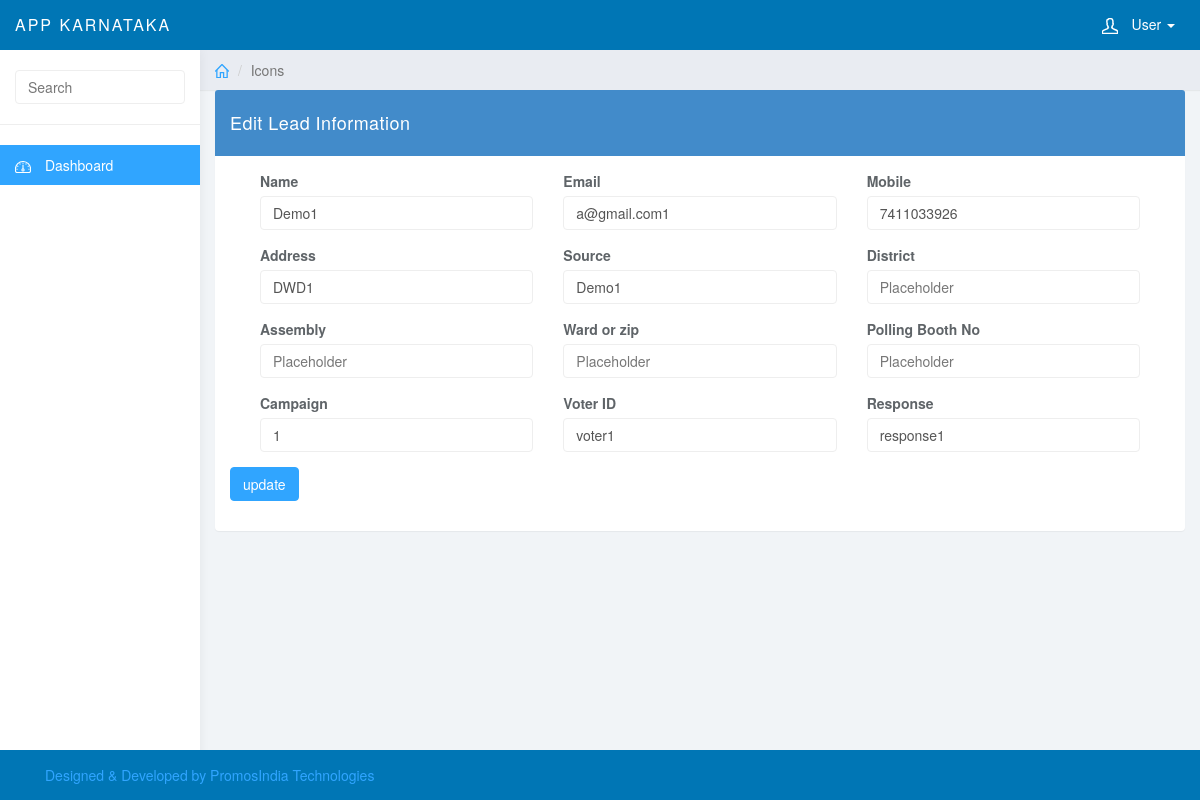
The app's page /master/edit_lead.php?edit_lead=1 with its own data.
### tables this page shows
CREATE TABLE IF NOT EXISTS `app_leads` (
  `lead_id` bigint(20) NOT NULL AUTO_INCREMENT,
  `lead_name` varchar(150) NOT NULL,
  `lead_email` varchar(150) NOT NULL,
  `lead_mobile` varchar(20) NOT NULL,
  `lead_address` text NOT NULL,
  `source_of_lead` varchar(255) NOT NULL,
  `district_name` varchar(255) NOT NULL,
  `assembly_name` varchar(255) NOT NULL,
  `ward_or_zp_name` varchar(255) NOT NULL,
  `polling_booth_no` varchar(255) NOT NULL,
  `campaign_group_name` varchar(255) NOT NULL,
  `voter_id` varchar(100) NOT NULL,
  `notepad` text NOT NULL,
  `uploaded_date` varchar(25) NOT NULL,
  `uploaded_by` varchar(100) NOT NULL,
  `uploaded_ip` varchar(100) NOT NULL,
  `modified_date` varchar(100) NOT NULL,
  `modified_by` varchar(100) NOT NULL,
  `modified_ip` varchar(100) NOT NULL,
  PRIMARY KEY (`lead_id`)
);

### comman/db_function.php (called while the page is built, shortened)
<?php
	function execute_sql_query($sql){
		$connection=db_connection();
		$result=mysqli_query($connection,$sql);
		if(!$result){
			sql_error($connection);
		}else{
			return $result;
		}
	}
	function execute_fetch($result){
		$fetch=mysqli_fetch_array($result);
		if(!$fetch){
		}else
		{
			return $fetch;
		}
	}
			?>
            <?php
    function check_isset($getvalue){
        if(isset($getvalue)){
            return $getvalue;
        }else{
            return "";
        }
    }
 ?>

### master/edit_lead.php (the view, shortened to what this page needs)
<?php require_once('../webtemplate/headtags.php'); ?>
<?php require_once('../webtemplate/header_nav.php'); ?>
<?php require_once('../webtemplate/side_navigation.php'); ?>
	<div class="col-sm-9 col-sm-offset-3 col-lg-10 col-lg-offset-2 main">
		<div class="row">
			<ol class="breadcrumb">
				<li><a href="#"><svg class="glyph stroked home"><use xlink:href="#stroked-home"></use></svg></a></li>
				<li class="active">Icons</li>
			</ol>
		</div>
				<?php
					if(isset($_GET['edit_lead'])){
							 $edit_lead=sql_injection($_GET['edit_lead']);
							$get_old="SELECT * FROM app_leads WHERE lead_id='$edit_lead'";
							$excute_old=execute_sql_query($get_old);
							$olddata=execute_fetch($excute_old);
					}
				 ?>
				<div class="row">
			<div class="col-lg-12">
				<div class="panel panel-primary">
					<div class="panel-heading">Edit Lead Information</div>
					<div class="panel-body">
			<form role="form" action="#" method="POST">
				<div class="col-md-12">
					<div class="col-md-4">
					<div class="form-group">
					<label>Name</label>
					<input class="form-control" placeholder="Placeholder"
					 value="<?php echo check_isset($olddata['lead_name']);?>" name="field[lead_name]">
					</div>
					</div>
					<div class="col-md-4">
						<div class="form-group">
					<label>Email</label>
					<input class="form-control" placeholder="Placeholder"
					 value="<?php echo check_isset($olddata['lead_email']);?>"  name="field[lead_email]">
					</div>
					</div>
					<div class="col-md-4">
						<div class="form-group">
					<label>Mobile</label>
					<input class="form-control" placeholder="Placeholder"
					 value="<?php echo check_isset($olddata['lead_mobile']);?>"  name="field[lead_mobile]">
					</div>
					</div>
				</div>
				<div class="col-md-12">
					<div class="col-md-4">
					<div class="form-group">
					<label>Address</label>
					<input class="form-control" placeholder="Placeholder"
					 value="<?php echo check_isset($olddata['lead_address']);?>"  name="field[lead_address]">
					</div>
					</div>
					<div class="col-md-4">
						<div class="form-group">
					<label>Source</label>
					<input class="form-control" placeholder="Placeholder"
					 value="<?php echo check_isset($olddata['lead_name']);?>"  name="field[lead_name]">
					</div>
					</div>
					<div class="col-md-4">
						<div class="form-group">
					<label>District </label>
					<input class="form-control" placeholder="Placeholder"
					 value="<?php echo check_isset($olddata['district_name']);?>"  name="field[district_name]">
					</div>
					</div>
				</div>
				<div class="col-md-12">
					<div class="col-md-4">
					<div class="form-group">
					<label>Assembly</label>
					<input class="form-control" placeholder="Placeholder"
					 value="<?php echo check_isset($olddata['assembly_name']);?>"  name="field[assembly_name]">
					</div>
					</div>
					<div class="col-md-4">
						<div class="form-group">
					<label>Ward or zip</label>
					<input class="form-control" placeholder="Placeholder"
					 value="<?php echo check_isset($olddata['ward_or_zp_name']);?>"  name="field[ward_or_zp_name]">
					</div>
					</div>
					<div class="col-md-4">
						<div class="form-group">
					<label>Polling Booth No</label>
					<input class="form-control" placeholder="Placeholder"
					 value="<?php echo check_isset($olddata['polling_booth_no']);?>"  name="field[polling_booth_no]">
					</div>
					</div>
				</div>
					<div class="col-md-12">
					<div class="col-md-4">
					<div class="form-group">
					<label>Campaign</label>
					<input class="form-control" placeholder="Placeholder"
					 value="<?php echo check_isset($olddata['campaign_group_name']);?>"  name="field[campaign_group_name]">
					</div>
					</div>
					<div class="col-md-4">
						<div class="form-group">
					<label>Voter ID</label>
					<input class="form-control" placeholder="Placeholder"
					 value="<?php echo check_isset($olddata['voter_id']);?>"  name="field[voter_id]">
					</div>
					</div>
					<div class="col-md-4">
						<div class="form-group">
					<label>Response</label>
					<input class="form-control" placeholder="Placeholder"
					 value="<?php echo check_isset($olddata['notepad']);?>"  name="field[notepad]">
					</div>
					</div>
				</div>
				<div class="form-group">
							<input type="submit" class="btn btn-primary" value="update" name="update">
							</div>
								</form>
					</div>
				</div>
			</div>
		</div>
	</div>
	<?php require_once('../webtemplate/footer.php'); ?>
</body>
</html>

### css/styles.css (style rules this page uses)
body { background: #f1f4f7; padding-top: 50px; color: #5f6468; }
a, a:hover, a:focus { color: #30a5ff; }
.form-control { border: 1px solid #eee; box-shadow: none; }
.btn-primary, .btn-primary:hover, .btn-primary:focus, .btn-primary:active, .btn-primary.active, .open > .dropdown-toggle.btn-primary, .btn-primary.disabled, .btn-primary[disabled], fieldset[disabled] .btn-primary, .btn-primary.disabled:hover, .btn-primary[disabled]:hover, fieldset[disabled] .btn-primary:hover, .btn-primary.disabled:focus, .btn-primary[disabled]:focus, fieldset[disabled] .btn-primary:focus, .btn-primary.disabled:active, .btn-primary[disabled]:active, fieldset[disabled] .btn-primary:active, .btn-primary.disabled.active, .btn-primary[disabled].active, fieldset[disabled] .btn-primary.active { background-color: #30a5ff; border-color: #30a5ff; }
.panel { border: 0; }
.panel-heading { font-size: 18px; font-weight: 300; letter-spacing: 0.025em; height: 66px; line-height: 45px; }
.breadcrumb { border-radius: 0; padding: 10px 15px; background: #e9ecf2; box-shadow: 0 1px 1px rgba(0, 0, 0, .05); margin: 0 ; }
.breadcrumb .glyph { height: 14px; width: 14px; margin: -2px 0 0 0; stroke-width: 4px; }

### records on screen
app_leads: lead_name "Demo1", lead_email "a@gmail.com1", lead_mobile "7411033926", lead_address "DWD1", campaign_group_name "1", voter "voter1", notepad "response1"
